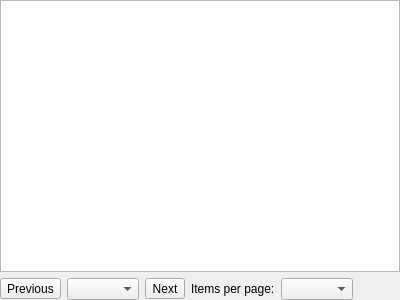
<?xml version="1.0" encoding="UTF-8"?>
<ui version="4.0">
 <class>RouterUsersWidget</class>
 <widget class="QWidget" name="RouterUsersWidget">
  <property name="geometry">
   <rect>
    <x>0</x>
    <y>0</y>
    <width>400</width>
    <height>300</height>
   </rect>
  </property>
  <layout class="QVBoxLayout" name="verticalLayout">
   <property name="leftMargin">
    <number>0</number>
   </property>
   <property name="topMargin">
    <number>0</number>
   </property>
   <property name="rightMargin">
    <number>0</number>
   </property>
   <property name="bottomMargin">
    <number>0</number>
   </property>
   <item>
    <widget class="QTreeView" name="tree_users">
     <property name="editTriggers">
      <set>QAbstractItemView::EditTrigger::NoEditTriggers</set>
     </property>
     <property name="showDropIndicator" stdset="0">
      <bool>false</bool>
     </property>
     <property name="indentation">
      <number>0</number>
     </property>
     <property name="itemsExpandable">
      <bool>false</bool>
     </property>
     <property name="sortingEnabled">
      <bool>true</bool>
     </property>
     <property name="expandsOnDoubleClick">
      <bool>false</bool>
     </property>
     <attribute name="headerShowSortIndicator" stdset="0">
      <bool>true</bool>
     </attribute>
    </widget>
   </item>
   <item>
    <layout class="QHBoxLayout" name="layout_users_pagination">
     <item>
      <widget class="IconTextButton" name="button_users_prev">
       <property name="toolTip">
        <string>Previous page</string>
       </property>
       <property name="text">
        <string>Previous</string>
       </property>
       <property name="icon">
        <iconset resource="../../../common/resources/common.qrc">
         <normaloff>:/img/arrow-left.svg</normaloff>:/img/arrow-left.svg</iconset>
       </property>
      </widget>
     </item>
     <item>
      <widget class="QComboBox" name="combo_users_page"/>
     </item>
     <item>
      <widget class="IconTextButton" name="button_users_next">
       <property name="toolTip">
        <string>Next page</string>
       </property>
       <property name="text">
        <string>Next</string>
       </property>
       <property name="icon">
        <iconset resource="../../../common/resources/common.qrc">
         <normaloff>:/img/arrow-right.svg</normaloff>:/img/arrow-right.svg</iconset>
       </property>
      </widget>
     </item>
     <item>
      <widget class="QLabel" name="label_users_page_size">
       <property name="text">
        <string>Items per page:</string>
       </property>
      </widget>
     </item>
     <item>
      <widget class="QComboBox" name="combo_users_page_size"/>
     </item>
     <item>
      <spacer name="spacer_users_pagination">
       <property name="orientation">
        <enum>Qt::Orientation::Horizontal</enum>
       </property>
       <property name="sizeHint" stdset="0">
        <size>
         <width>40</width>
         <height>20</height>
        </size>
       </property>
      </spacer>
     </item>
    </layout>
   </item>
  </layout>
 </widget>
 <customwidgets>
  <customwidget>
   <class>IconTextButton</class>
   <extends>QToolButton</extends>
   <header>common/desktop/icon_text_button.h</header>
  </customwidget>
 </customwidgets>
 <resources>
  <include location="../../../common/resources/common.qrc"/>
 </resources>
 <connections/>
</ui>
